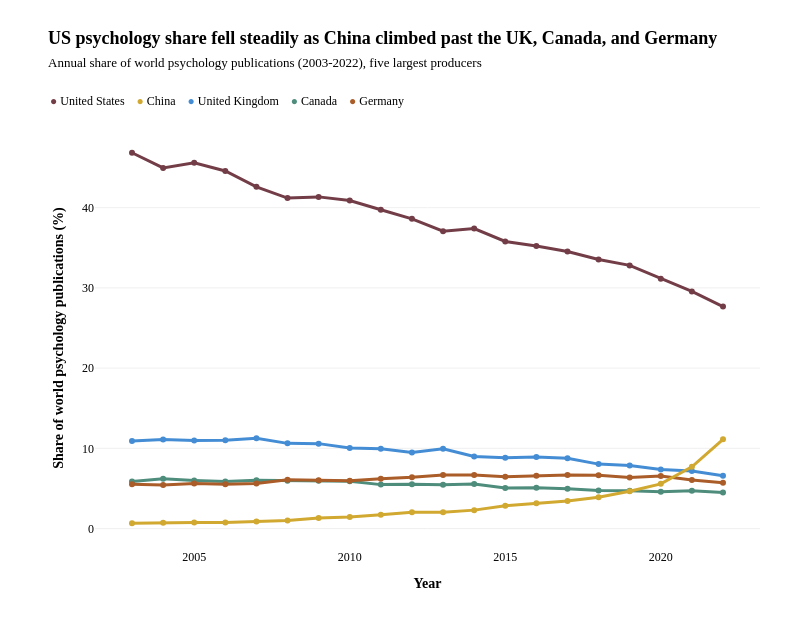

Here is the notebook cell this chart was saved with:
### Markdown cell above
## Change over time

### Code cell
panel_cy = merged_data.groupby(['iso_alpha', 'Country', 'Year'], as_index=False)['Publications'].sum()

world_by_year = panel_cy.groupby('Year')['Publications'].sum()
panel_cy = panel_cy.merge(world_by_year.rename('world_total'), left_on='Year', right_index=True)
panel_cy['share_of_world'] = panel_cy['Publications'] / panel_cy['world_total']

trend_countries = {"USA":"United States", "GBR":"United Kingdom", "CAN":"Canada", "DEU":"Germany", "CHN":"China"}
trend_colors = {"United States": LEAD, 
                "China": ALT, 
                "United Kingdom": UK_C,
                "Canada": CA_C, 
                "Germany": DE_C}
legend_order = ["United States", "China", "United Kingdom", "Canada", "Germany"]

trend_fig = go.Figure()

for iso, name in trend_countries.items():
    sub = panel_cy[panel_cy['iso_alpha'] == iso].sort_values('Year')
    trend_fig.add_trace(go.Scatter(
        x=sub['Year'].tolist(), y=(sub['share_of_world'] * 100).round(4).tolist(),
        mode="lines+markers", name=name, showlegend=False,
        line=dict(color=trend_colors[name], width=3),
        marker=dict(size=6, color=trend_colors[name]),
        hovertemplate=f"<b>{name}</b><br>Year: %{{x}}<br>Share: %{{y:.2f}}%<extra></extra>",
    ))

trend_fig.update_xaxes(title="<b>Year</b>", showgrid=False, zeroline=False, automargin=False,
                       tickfont=dict(family=SANS, size=12))
trend_fig.update_yaxes(title="<b>Share of world psychology publications (%)</b>", showgrid=True,
                       gridcolor=GRID, zeroline=False, automargin=False,
                       tickfont=dict(family=SANS, size=12))

trend_fig.update_layout(
    autosize=True, paper_bgcolor=BG, plot_bgcolor=BG,
    font=dict(family=SANS, size=12, color="black"),
    hoverlabel=HOVER,
    margin=dict(t=20, b=70, l=52, r=20),
)

titled(trend_fig,
       "US psychology share fell steadily as China climbed past the UK, Canada, and Germany",
       "Annual share of world psychology publications (2003-2022), five largest producers",
       legend=[(name, trend_colors[name]) for name in legend_order],
       png="global_share_overtime.png", height=618, margin=dict(t=128, b=70, l=95, r=40), title_top=44)

### Figure 1 — Plotly figure (JSON) as saved in the notebook; plotly's stock layout.template omitted (floating-point values rounded to 4 significant figures)
{"data": [{"hovertemplate": "<b>United States</b><br>Year: %{x}<br>Share: %{y:.2f}%<extra></extra>", "line": {"color": "#733D47", "width": 3}, "marker": {"color": "#733D47", "size": 6}, "mode": "lines+markers", "name": "United States", "showlegend": false, "type": "scatter", "x": [2003, 2004, 2005, 2006, 2007, 2008, 2009, 2010, 2011, 2012, 2013, 2014, 2015, 2016, 2017, 2018, 2019, 2020, 2021, 2022], "y": [46.84, 44.95, 45.59, 44.57, 42.59, 41.19, 41.34, 40.89, 39.74, 38.6, 37.06, 37.39, 35.78, 35.22, 34.52, 33.53, 32.8, 31.13, 29.56, 27.67]}, {"hovertemplate": "<b>United Kingdom</b><br>Year: %{x}<br>Share: %{y:.2f}%<extra></extra>", "line": {"color": "#448DD4", "width": 3}, "marker": {"color": "#448DD4", "size": 6}, "mode": "lines+markers", "name": "United Kingdom", "showlegend": false, "type": "scatter", "x": [2003, 2004, 2005, 2006, 2007, 2008, 2009, 2010, 2011, 2012, 2013, 2014, 2015, 2016, 2017, 2018, 2019, 2020, 2021, 2022], "y": [10.91, 11.11, 10.99, 11.01, 11.25, 10.62, 10.59, 10.04, 9.942, 9.489, 9.955, 8.985, 8.831, 8.931, 8.76, 8.034, 7.857, 7.364, 7.163, 6.573]}, {"hovertemplate": "<b>Canada</b><br>Year: %{x}<br>Share: %{y:.2f}%<extra></extra>", "line": {"color": "#4E8C7B", "width": 3}, "marker": {"color": "#4E8C7B", "size": 6}, "mode": "lines+markers", "name": "Canada", "showlegend": false, "type": "scatter", "x": [2003, 2004, 2005, 2006, 2007, 2008, 2009, 2010, 2011, 2012, 2013, 2014, 2015, 2016, 2017, 2018, 2019, 2020, 2021, 2022], "y": [5.881, 6.204, 6.004, 5.872, 6.022, 5.963, 5.974, 5.884, 5.478, 5.525, 5.47, 5.547, 5.054, 5.095, 4.952, 4.741, 4.71, 4.592, 4.725, 4.481]}, {"hovertemplate": "<b>Germany</b><br>Year: %{x}<br>Share: %{y:.2f}%<extra></extra>", "line": {"color": "#AA5D28", "width": 3}, "marker": {"color": "#AA5D28", "size": 6}, "mode": "lines+markers", "name": "Germany", "showlegend": false, "type": "scatter", "x": [2003, 2004, 2005, 2006, 2007, 2008, 2009, 2010, 2011, 2012, 2013, 2014, 2015, 2016, 2017, 2018, 2019, 2020, 2021, 2022], "y": [5.532, 5.432, 5.603, 5.53, 5.617, 6.073, 6.022, 5.962, 6.223, 6.383, 6.686, 6.669, 6.469, 6.569, 6.675, 6.64, 6.361, 6.549, 6.054, 5.703]}, {"hovertemplate": "<b>China</b><br>Year: %{x}<br>Share: %{y:.2f}%<extra></extra>", "line": {"color": "#D1A830", "width": 3}, "marker": {"color": "#D1A830", "size": 6}, "mode": "lines+markers", "name": "China", "showlegend": false, "type": "scatter", "x": [2003, 2004, 2005, 2006, 2007, 2008, 2009, 2010, 2011, 2012, 2013, 2014, 2015, 2016, 2017, 2018, 2019, 2020, 2021, 2022], "y": [0.664, 0.7338, 0.7492, 0.7709, 0.8842, 1.005, 1.312, 1.45, 1.714, 2.04, 2.02, 2.299, 2.841, 3.156, 3.446, 3.908, 4.662, 5.572, 7.698, 11.12]}], "layout": {"annotations": [{"font": {"color": "black", "family": "Libre Franklin", "size": 12}, "showarrow": false, "text": "<span style='color:#733D47'>●</span> United States&nbsp;&nbsp;&nbsp;&nbsp;<span style='color:#D1A830'>●</span> China&nbsp;&nbsp;&nbsp;&nbsp;<span style='color:#448DD4'>●</span> United Kingdom&nbsp;&nbsp;&nbsp;&nbsp;<span style='color:#4E8C7B'>●</span> Canada&nbsp;&nbsp;&nbsp;&nbsp;<span style='color:#AA5D28'>●</span> Germany", "x": -0.07068, "xanchor": "left", "xref": "paper", "y": 1.086, "yref": "paper"}], "autosize": false, "font": {"color": "black", "family": "Libre Franklin", "size": 12}, "height": 618, "hoverlabel": {"bgcolor": "white", "bordercolor": "rgba(0, 0, 0, 0.1)", "font": {"color": "black", "family": "Libre Franklin", "size": 12}}, "margin": {"b": 70, "l": 95, "r": 40, "t": 128}, "paper_bgcolor": "white", "plot_bgcolor": "white", "title": {"font": {"color": "black", "family": "Libre Franklin", "size": 18}, "text": "<b>US psychology share fell steadily as China climbed past the UK, Canada, and Germany</b><br><span style='font-family:Libre Baskerville;font-size:13px'>Annual share of world psychology publications (2003-2022), five largest producers</span>", "x": 0.06, "xanchor": "left", "xref": "container", "y": 0.9288, "yanchor": "top"}, "width": 800, "xaxis": {"automargin": false, "showgrid": false, "tickfont": {"family": "Libre Franklin", "size": 12}, "title": {"text": "<b>Year</b>"}, "zeroline": false}, "yaxis": {"automargin": false, "gridcolor": "#F0F0F0", "showgrid": true, "tickfont": {"family": "Libre Franklin", "size": 12}, "title": {"text": "<b>Share of world psychology publications (%)</b>"}, "zeroline": false}}}
